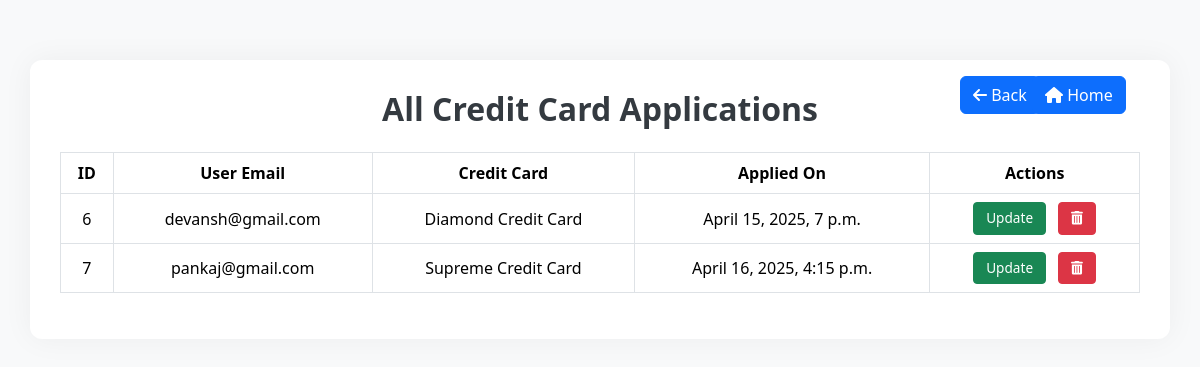
/credit/allcards/ (signed in), run on the app's committed database.
### CreditCardApp/models.py (models this page shows, shortened)
class UserCardApplication(models.Model):
    user = models.OneToOneField(AppUser, on_delete=models.CASCADE)
    credit_card = models.ForeignKey(CreditCard, on_delete=models.CASCADE)
    applied_on = models.DateTimeField(auto_now_add=True)

class CreditCard(models.Model):
    name = models.CharField(max_length=100)
    description = models.TextField()
    image = models.ImageField(upload_to='card_images/')
    def __str__(self):
        return self.name

### AuthApp/models.py (models this page shows)
class AppUser(AbstractUser):
    GENDER_CHOICES = (
        ('Male', 'Male'),
        ('Female', 'Female'),
        ('Other', 'Other'),
    )
    email = models.EmailField(unique=True)
    name = models.CharField(max_length=100)
    phone = models.CharField(max_length=10,validators=[MinLengthValidator(10)])
    created_at = models.DateTimeField(auto_now_add=True , null=True)
    updated_at = models.DateTimeField(auto_now=True , null=True)
    gender = models.CharField(max_length=10, choices=GENDER_CHOICES)
    username= None
    objects = AppUserManager()
    USERNAME_FIELD = 'email'
    REQUIRED_FIELDS = ['name', 'phone', 'gender']
    def __str__(self):
        return self.email

### CreditCardApp/views.py (the view)
# urls.py: path('allcards/', views.all_credit_users_view, name='allcards'),
@login_required
def all_credit_users_view(request):
    cards = UserCardApplication.objects.all()
    return render(request ,'allcards.html',context={'cards': cards})

### CreditCardApp/templates/allcards.html (shortened to what this page needs)
<!DOCTYPE html>
<html lang="en">
<head>
    <link href="https://cdn.jsdelivr.net/npm/bootstrap@5.3.5/dist/css/bootstrap.min.css" rel="stylesheet">
    <link rel="stylesheet" href="https://cdnjs.cloudflare.com/ajax/libs/font-awesome/6.5.0/css/all.min.css" />
</head>
<body>
    <div class="profile-home" style="text-align: right; margin-left: 80vw; margin-top: 2vh; position: absolute; z-index: 10;">
        <a href="{% url 'credit' %}" class="btn btn-primary" style="text-decoration: none; color: white;"><i class="fa-solid fa-arrow-left"></i> Back</a>
        </div>
    <div class="profile-home" style="text-align: right; margin-left: 86vw; margin-top: 2vh; position: absolute; z-index: 10;">
        <a href="{% url 'home' %}" class="btn btn-primary" style="text-decoration: none; color: white;"><i class="fa fa-home"></i>  Home</a>
        </div>
    <div class="container">
        {% if cards %}
            <h2 class="text-center">All Credit Card Applications</h2>
            <table class="table table-bordered table-hover mt-4">
                <thead>
                    <tr>
                        <th>ID</th>
                        <th>User Email</th>
                        <th>Credit Card</th>
                        <th>Applied On</th>
                        <th>Actions</th>
                    </tr>
                </thead>
                <tbody>
                    {% for card in cards %}
                        <tr>
                            <td>{{ card.id }}</td>
                            <td>{{ card.user }}</td>
                            <td>{{ card.credit_card }}</td>
                            <td>{{ card.applied_on }}</td>
                            <td>
                                <a href="{% url 'update_card' card.id %}" class="btn btn-success btn-sm me-2">Update</a>
                                <a href="{% url 'delete_card' card.id %}" class="btn btn-danger btn-sm" onclick="return confirm('Are you sure you want to delete this card?');"><i class="fas fa-trash-alt"></i></a>
                            </td>
                        </tr>
                    {% endfor %}
                </tbody>
            </table>
        {% else %}
            <div class="no-data">
                <h4>Oops! No credit cards found.</h4>
            </div>
        {% endif %}
    </div>
</body>
</html>

### CreditCardApp/templates/allcards.html (style rules this page uses)
body { background-color: #f8f9fa; font-family: 'Segoe UI', Tahoma, Geneva, Verdana, sans-serif; }
.container { margin-top: 60px; padding: 30px; background-color: #fff; box-shadow: 0 0 30px rgba(0, 0, 0, 0.05); border-radius: 12px; }
h2 { font-weight: bold; margin-bottom: 20px; color: #343a40; }
table th { background-color: #343a40; color: white; text-align: center; }
table td { text-align: center; vertical-align: middle; }
.btn-sm { padding: 5px 12px; font-size: 0.85rem; }

### data on the page
UserCardApplication: id "6", user "devansh@gmail.com", credit_card "Diamond Credit Card", applied_on "April 15, 2025, 7 p.m."
UserCardApplication: id "7", user "pankaj@gmail.com", credit_card "Supreme Credit Card", applied_on "April 16, 2025, 4:15 p.m."
